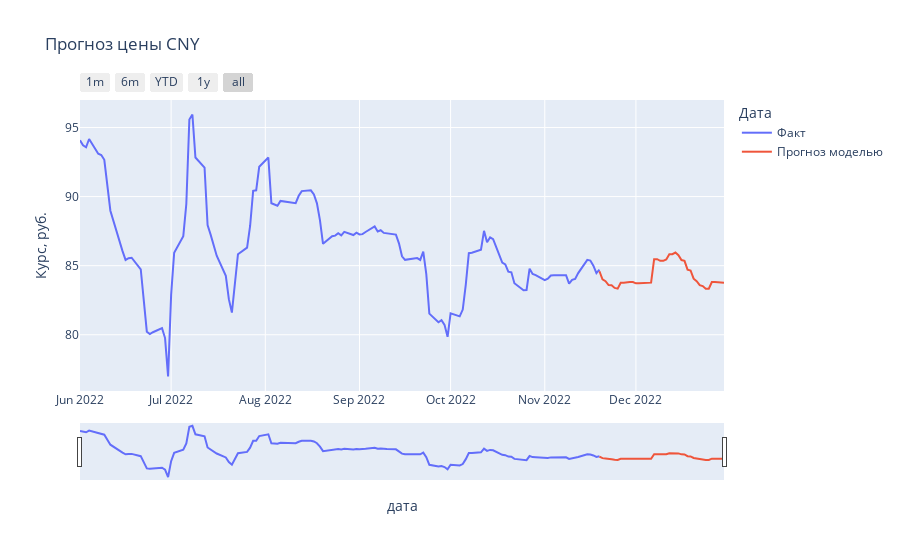

The code cell stored with this chart in its notebook:
### Code cell
test_final = predict("2022-12-30", "CNY")

### Figure 1 — Plotly figure (JSON) as saved in the notebook; plotly's stock layout.template omitted (floating-point values rounded to 4 significant figures; data arrays with more than 128 entries replaced by an {"elided": "..."} marker saying what was removed)
{"data": [{"hovertemplate": "variable=Факт<br>дата=%{x}<br>value=%{y}<extra></extra>", "legendgroup": "Факт", "line": {"color": "#636efa", "dash": "solid"}, "marker": {"symbol": "circle"}, "mode": "lines", "name": "Факт", "orientation": "v", "showlegend": true, "type": "scatter", "x": {"elided": "164 str values"}, "xaxis": "x", "y": {"elided": "164 float values"}, "yaxis": "y"}, {"hovertemplate": "variable=Прогноз моделью<br>дата=%{x}<br>value=%{y}<extra></extra>", "legendgroup": "Прогноз моделью", "line": {"color": "#EF553B", "dash": "solid"}, "marker": {"symbol": "circle"}, "mode": "lines", "name": "Прогноз моделью", "orientation": "v", "showlegend": true, "type": "scatter", "x": {"elided": "164 str values"}, "xaxis": "x", "y": {"elided": "164 float values"}, "yaxis": "y"}], "layout": {"legend": {"title": {"text": "Дата"}, "tracegroupgap": 0}, "title": {"text": "Прогноз цены CNY"}, "xaxis": {"anchor": "y", "domain": [0, 1], "rangeselector": {"buttons": [{"count": 1, "label": "1m", "step": "month", "stepmode": "backward"}, {"count": 6, "label": "6m", "step": "month", "stepmode": "backward"}, {"count": 1, "label": "YTD", "step": "year", "stepmode": "todate"}, {"count": 1, "label": "1y", "step": "year", "stepmode": "backward"}, {"step": "all"}]}, "rangeslider": {"visible": true}, "title": {"text": "дата"}}, "yaxis": {"anchor": "x", "domain": [0, 1], "title": {"text": "Курс, руб."}}}}
